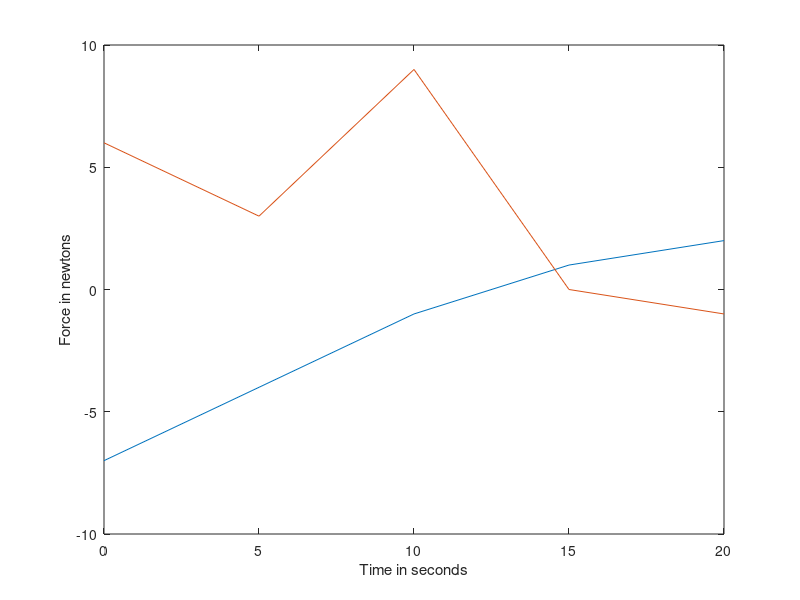
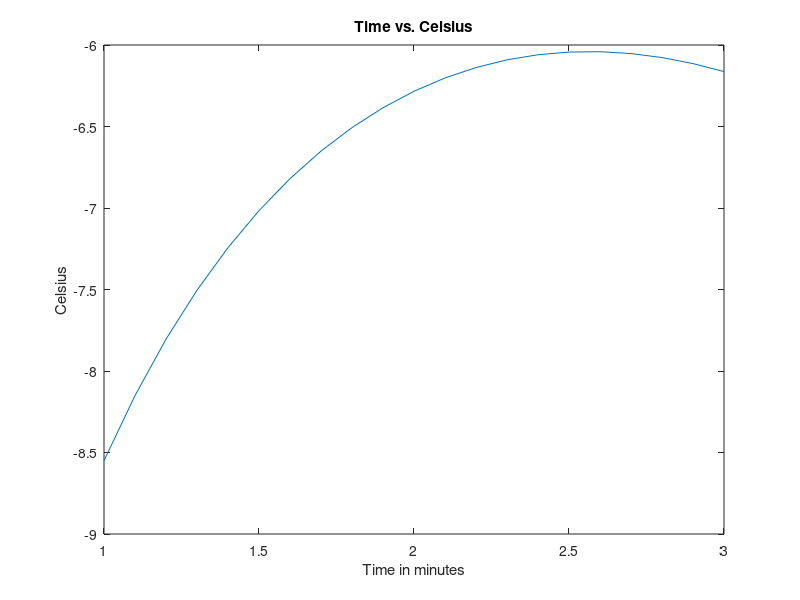

MATLAB code for these plots, in order:
% hw_3 Solutions
% ME 203, Section 1001
% Austin Lopez
%% HW 3 Problem #1
clc, clear all, format compact, close all

%Matrix A
A=[0,-7,6;5,-4,3;10,-1,9;15,1,0;20,2,-1];

% Plot
figure(1)
 plot(A(:,1),A(:,2),A(:,1),A(:,3))
 xlabel('Time in seconds')
 ylabel('Force in newtons')

%% HW 3 Problem #2

% Matrix A
A=[3,7,-4,12;-5,9,10,2;6,13,8,11;15,5,4,1];

% a.) 4 X 3 array
B=A(1:4,2:4)
% b.) 3 X 4 array
C=A(2:4,1:4)
% c.) 2 X 3 array
D=A(1:2,2:4)

%% HW 3 Problem #3

% Matrix A and B
A=[56,32;24,-16];
B=[14,-4;6,-2];

% a.)
a=A.*B
% b.)
b=A./B
% c.)
c=B.^3

%% HW 3 Problem #4

% a.)
a=6*pi*atan(12.5)+4
% b.)
b=5*tan(3*asin(13/5))

%% HW 3 Problem #5

% a.)
A1=[-2,1;-2,1];
B1=[-5;3];

% Checking Solutions
x1=rank(A1)

z1=rank([A1,B1])
% x1 and z1 does not equal, so no solution for a.)

% b.)
A2=[-2,1;-8,4];
B2=[3;12];

% Checking Solutions
x2=rank(A2)
z2=rank([A2,B2])
% x2 and z2 equals 1 so there's a solution to b.)

% Finding General Solution
GenSolution1=rref([A2,B2])
% Would equal x=0.5y-1.5

% c.)
A3=[-2,1;-2,1];
B3=[-5;-5.00001];
% Checking Solutions
x3=rank(A3)
z3=rank([A3,B3])
% x3 and z3 does not equal so there's no solution for c.)

% d.)
A4=[1,5,-1,6;2,-1,1,-2;-1,4,-1,3;3,-7,-2,1];
B4=[19;7;30;-75];
% Checking Solutions
x4=rank(A4)
z4=rank([A4,B4])
% x4 and z4 equal so there's a solution
% Solution
Solution=A4\B4
% So, x1=5,x2=14.625,x3=-12.125,x4=-11.875

%% HW 3 Problem #6

% Interval
t=[1:0.1:3];
T=6*log(t)-7*exp(0.2*t);
% Plot
figure(2)
plot(t,T)
xlabel('Time in minutes')
ylabel('Celsius')
title('Time vs. Celsius')

%% HW 3 Problem #7

% 1.) (a == b) & ((b == c)|(a == c))
a1=13;
b1=13;
c1=2;
(a1 == b1) & ((b1 == c1)|(a1 == c1))

% 2.)
a2=13;
b2=13;
c2=2;
(a2 == b2)|((b2 == c2)&(a2 == c2))

% 1.) and 2.) are not equivalent

%% HW 3 Problem #8

% Input
x=input('Enter Grade value from 0 to 100 " nested if statement" : ');

disp('Grade Given')
% a.) nested if statements
if(x>0) & (x<=100)
    if x>=90
        disp('A')
    end
    if (x<=89) & (x>=80)
        disp('B')
    end
    if(x<=79) & (x>=70)
        disp('C')
    end
    if(x<=69) & (x>=60)
        disp('D')
    end
    if x<60
        disp('F')
    end
end

% b.) else if statements
x=input('Enter Grade value from 0 to 100 "else if statement": ');
disp('Grade Given')

if(x>0) & (x<=100)
    if x>=90
        disp('A')
    elseif (x<=89) & (x>=80)
        disp('B')
    elseif (x<=79) & (x>=70)
        disp('C')
    elseif(x<=69) & (x>=60)
        disp('D')
    else
        disp('F')
    end
end






